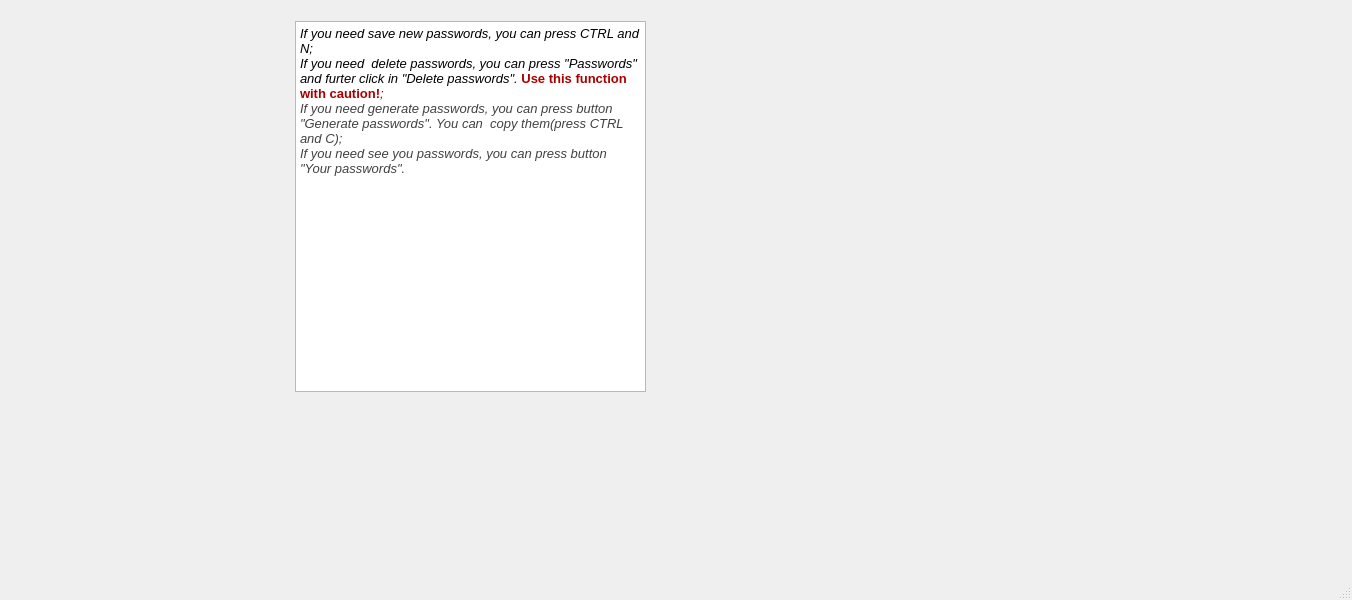
<?xml version="1.0" encoding="UTF-8"?>
<ui version="4.0">
 <class>MainWindow</class>
 <widget class="QMainWindow" name="MainWindow">
  <property name="geometry">
   <rect>
    <x>0</x>
    <y>0</y>
    <width>1352</width>
    <height>600</height>
   </rect>
  </property>
  <property name="windowTitle">
   <string>MainWindow</string>
  </property>
  <widget class="QWidget" name="centralwidget">
   <widget class="QTextBrowser" name="textBrowser">
    <property name="geometry">
     <rect>
      <x>295</x>
      <y>21</y>
      <width>351</width>
      <height>371</height>
     </rect>
    </property>
    <property name="html">
     <string>&lt;!DOCTYPE HTML PUBLIC &quot;-//W3C//DTD HTML 4.0//EN&quot; &quot;http://www.w3.org/TR/REC-html40/strict.dtd&quot;&gt;
&lt;html&gt;&lt;head&gt;&lt;meta name=&quot;qrichtext&quot; content=&quot;1&quot; /&gt;&lt;style type=&quot;text/css&quot;&gt;
p, li { white-space: pre-wrap; }
&lt;/style&gt;&lt;/head&gt;&lt;body style=&quot; font-family:'MS Shell Dlg 2'; font-size:7.8pt; font-weight:400; font-style:normal;&quot;&gt;
&lt;p style=&quot; margin-top:0px; margin-bottom:0px; margin-left:0px; margin-right:0px; -qt-block-indent:0; text-indent:0px;&quot;&gt;&lt;span style=&quot; font-size:10pt; font-style:italic;&quot;&gt;If you need save new passwords, you can press CTRL and N;&lt;/span&gt;&lt;/p&gt;
&lt;p style=&quot; margin-top:0px; margin-bottom:0px; margin-left:0px; margin-right:0px; -qt-block-indent:0; text-indent:0px;&quot;&gt;&lt;span style=&quot; font-size:10pt; font-style:italic;&quot;&gt;If you need  delete passwords, you can press &amp;quot;Passwords&amp;quot; and furter click in &amp;quot;Delete passwords&amp;quot;.&lt;/span&gt;&lt;span style=&quot; font-size:10pt; font-weight:600;&quot;&gt; &lt;/span&gt;&lt;span style=&quot; font-size:10pt; font-weight:600; color:#aa0000;&quot;&gt;Use this function with caution!&lt;/span&gt;&lt;span style=&quot; font-size:10pt; font-style:italic; color:#aa0000;&quot;&gt;;&lt;/span&gt;&lt;/p&gt;
&lt;p style=&quot; margin-top:0px; margin-bottom:0px; margin-left:0px; margin-right:0px; -qt-block-indent:0; text-indent:0px;&quot;&gt;&lt;span style=&quot; font-size:10pt; font-style:italic; color:#414141;&quot;&gt;If you need generate passwords, you can press button &amp;quot;Generate passwords&amp;quot;. You can  copy them(press CTRL and C);&lt;/span&gt;&lt;/p&gt;
&lt;p style=&quot; margin-top:0px; margin-bottom:0px; margin-left:0px; margin-right:0px; -qt-block-indent:0; text-indent:0px;&quot;&gt;&lt;span style=&quot; font-size:10pt; font-style:italic; color:#414141;&quot;&gt;If you need see you passwords, you can press button &amp;quot;Your passwords&amp;quot;. &lt;/span&gt;&lt;/p&gt;
&lt;p style=&quot;-qt-paragraph-type:empty; margin-top:0px; margin-bottom:0px; margin-left:0px; margin-right:0px; -qt-block-indent:0; text-indent:0px; font-size:10pt; font-style:italic;&quot;&gt;&lt;br /&gt;&lt;/p&gt;&lt;/body&gt;&lt;/html&gt;</string>
    </property>
   </widget>
  </widget>
  <widget class="QMenuBar" name="menubar">
   <property name="geometry">
    <rect>
     <x>0</x>
     <y>0</y>
     <width>1352</width>
     <height>25</height>
    </rect>
   </property>
  </widget>
  <widget class="QStatusBar" name="statusbar"/>
 </widget>
 <resources/>
 <connections/>
</ui>
